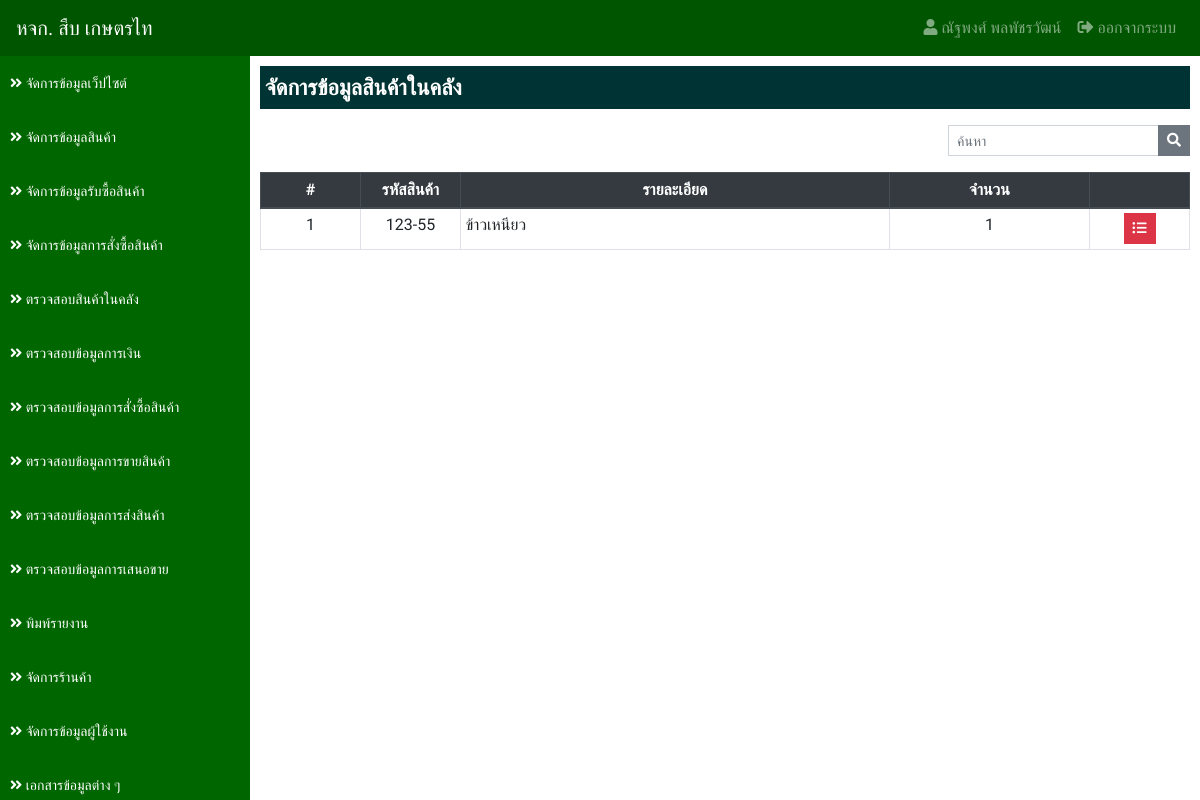
/?app=stock&action=manage_stock (signed in), run on the app's committed database.
### tables this page shows
CREATE TABLE `products_tb` (
  `products_id` int(11) NOT NULL,
  `products_code` varchar(100) NOT NULL COMMENT 'รหัสสินค้า',
  `products_name` varchar(255) NOT NULL COMMENT 'ชื่อสินค้า',
  `products_stock` decimal(10,2) NOT NULL,
  `products_status` int(1) NOT NULL DEFAULT '1' COMMENT 'สถานะ 1.ใช้งาน 2.ปิดการใช้งาน 3.ลบข้อมูล'
);

### applications/connect_db.php (called while the page is built, shortened)
<?php
    $serveName      = "localhost";
    $userConect     = "root";
    $passConnect    = "";
    $DB             = "sub_data";
    $conn           = new mysqli($serveName, $userConect, $passConnect, $DB);
    $conn->set_charset("utf8");
    function select_db($sql) {
        Global $conn;
        return $conn->query($sql);
    }
?>

### applications/stock/manage_stock.php (the view, shortened to what this page needs)
<?php
    $result = select_db("
        SELECT
            products_tb.*,
            COUNT(lot_tb.lot_id) AS cntLot
        FROM
            products_tb
        LEFT JOIN lot_tb ON products_tb.products_id = lot_tb.products_id AND lot_status != '3'
        WHERE
            products_status = '1'
        GROUP BY products_tb.products_id
    ");
?>
<div class="detail">
    <p class="title">จัดการข้อมูลสินค้าในคลัง</p>
    <div class="row mt-2">
        <div class="col-sm-12">
            <form action="" class="form-inline float-right">
                <div class="input-group mb-3">
                    <input type="text" class="form-control form-control-sm" placeholder="ค้นหา" aria-label="ค้นหา" aria-describedby="button-addon2">
                    <div class="input-group-append">
                        <button class="btn btn-secondary btn-sm" type="button" id="button-addon2"><i class="fas fa-search"></i></button>
                    </div>
                </div>
            </form>
        </div>
    </div>
    <table class="table table-bordered table-hover table-sm">
        <thead class="thead-dark">
            <tr>
                <th class="text-center" style="width: 100px;">#</th>
                <th class="text-center" style="width: 100px;">รหัสสินค้า</th>
                <th class="text-center">รายละเอียด</th>
                <th class="text-center" style="width: 200px;">จำนวน</th>
                <th class="text-center" style="width: 100px;"></th>
            </tr>
        </thead>
        <tbody>
        <?php $i=1; while($row = $result->fetch_assoc()) { ?>
            <tr>
                <td class="text-center"><?=$i?></td>
                <td class="text-center"><?=$row['products_code']?></td>
                <td><?=$row['products_name']?></td>
                <td class="text-center"><?=$row['cntLot']?></td>
                <td class="text-center">
                    <a href="?app=stock&action=manage_stock_list&id=<?=$row['products_id']?>" class="btn btn-danger btn-sm" title="รายการสต๊อก"><i class="fas fa-list-ul"></i></a>
                </td>
            </tr>
        <?php $i++; } ?>
        </tbody>
    </table>
</div>

### assets/css/custom.css (style rules this page uses)
html { overflow-x: hidden; }
body { font-family: 'Niramit', sans-serif; }
.form-control, .btn { border-radius: 0px; }
.content > .detail { padding: 10px; }
.content > .detail > .title { font-size: 22px; font-weight: bold; padding: 5px; background-color: #003333; color: #FFF; }

### data on the page
products_tb: products_code "123-55", products_name "ข้าวเหนียว", cntLot "1"

### other printed values
$_SESSION['user_fullname'] "ณัฐพงศ์ พลพัชรวัฒน์"
